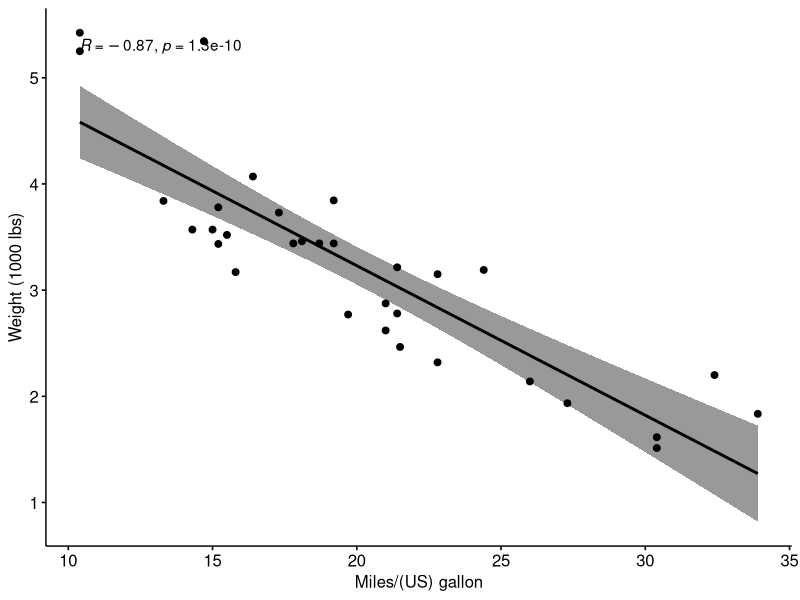
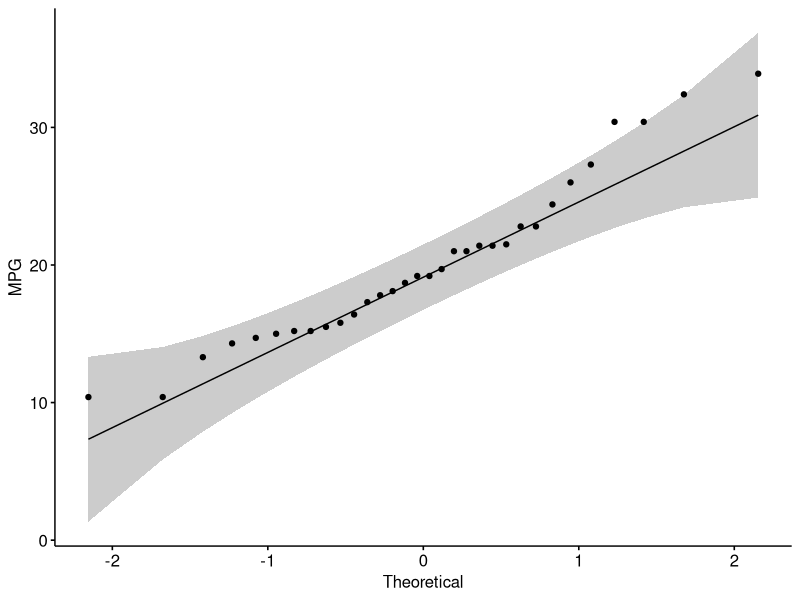
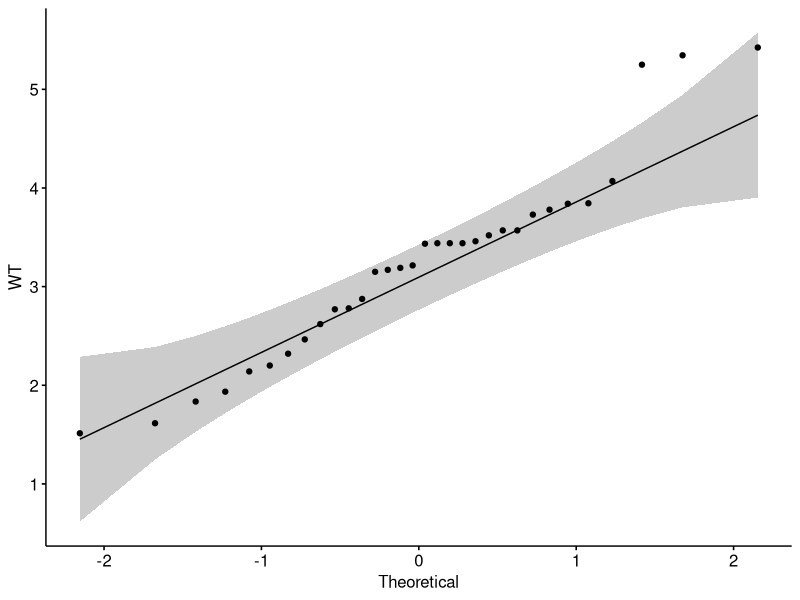

These charts were generated, in order, by the following R code:
#correlation  analysis of mtcars data
# wt vs mpg
my_data <- mtcars
head(my_data, 6)

#R base graph package for scatter plot
library("ggpubr")
ggscatter(my_data, x = "mpg", y = "wt", 
          add = "reg.line", conf.int = TRUE, 
          cor.coef = TRUE, cor.method = "pearson",
          xlab = "Miles/(US) gallon", ylab = "Weight (1000 lbs)")

#Step 1
#Is the covariation linear? 
#Yes, form the plot above, the relationship is linear.
#In the situation where the scatter plots show curved patterns, we are dealing with nonlinear association between the two variables.

#Step 2
#Are the data from each of the 2 variables (x, y) follow a normal distribution?
#Use Shapiro-Wilk normality test -> R function: shapiro.test()
#and look at the normality plot -> R function: ggpubr::ggqqplot()


#Shapiro-Wilk normality test for mpg
shapiro.test(my_data$mpg) # => p = 0.1229
# Shapiro-Wilk normality test for wt
shapiro.test(my_data$wt) # => p = 0.09


#From the output, the two p-values are greater than the significance level 0.05 
#that implies that the distribution of the data are not significantly different from normal distribution. In other words, we can assume the normality.


library("ggpubr")
# mpg
ggqqplot(my_data$mpg, ylab = "MPG")
# wt
ggqqplot(my_data$wt, ylab = "WT")

#Note : From the normality plots, we conclude that both populations may come from normal distributions.

#Note : if the data are not normally distributed, it's recommended to use the non-parametric correlation, 
#including Spearman and Kendall rank-based correlation tests.

#2.1
###Pearson correlation test###

result <- cor.test(my_data$wt, my_data$mpg, 
                method = "pearson")
result

#In the result above :

# t is the t-test statistic value (t = -9.559),
# df is the degrees of freedom (df= 30),
# p-value is the significance level of the t-test (p-value = 1.29410^{-10}).
# conf.int is the confidence interval of the correlation coefficient at 95% (conf.int = [-0.9338, -0.7441]);
# sample estimates is the correlation coefficient (Cor.coeff = -0.87).

#Intrepretatoin
#The p-value of the test is 1.29410^{-10}, which is less than the significance level alpha = 0.05. 
#We can conclude that wt and mpg are significantly correlated with a correlation coefficient of -0.87 and p-value of 1.29410^{-10} .


#2.2
###Kendall rank correlation testt###

#The Kendall rank correlation coefficient or Kendall's tau statistic is used to estimate a rank-based measure of association.
#This test may be used if the data do not necessarily come from a bivariate normal distribution.
result2 <- cor.test(my_data$wt, my_data$mpg,  method="kendall")
result2

#The correlation coefficient between x and y are -0.7278 and the p-value is 6.70610^{-9}.

#2.3
###Spearman rank correlation coefficient###

#Spearman's rho statistic is also used to estimate a rank-based measure of association. 
#This test may be used if the data do not come from a bivariate normal distribution.

result3 <-cor.test(my_data$wt, my_data$mpg,  method = "spearman")
result3

#The correlation coefficient between x and y are -0.8864 and the p-value is 1.48810^{-11}.


#Step 3
#Interpret correlation coefficient

# Correlation coefficient is comprised between -1 and 1:#   
#   
#  -1 indicates a strong negative correlation : this means that every time x increases, y decreases (left panel figure)
#   0 means that there is no association between the two variables (x and y) (middle panel figure)
#   1 indicates a strong positive correlation : this means that y increases with x (right panel figure)


#Step 4
####Summary#####
#Use the function cor.test(x,y) to analyze the correlation coefficient between two variables and to get significance level of the correlation.
#Three possible correlation methods using the function cor.test(x,y): pearson, kendall, spearman